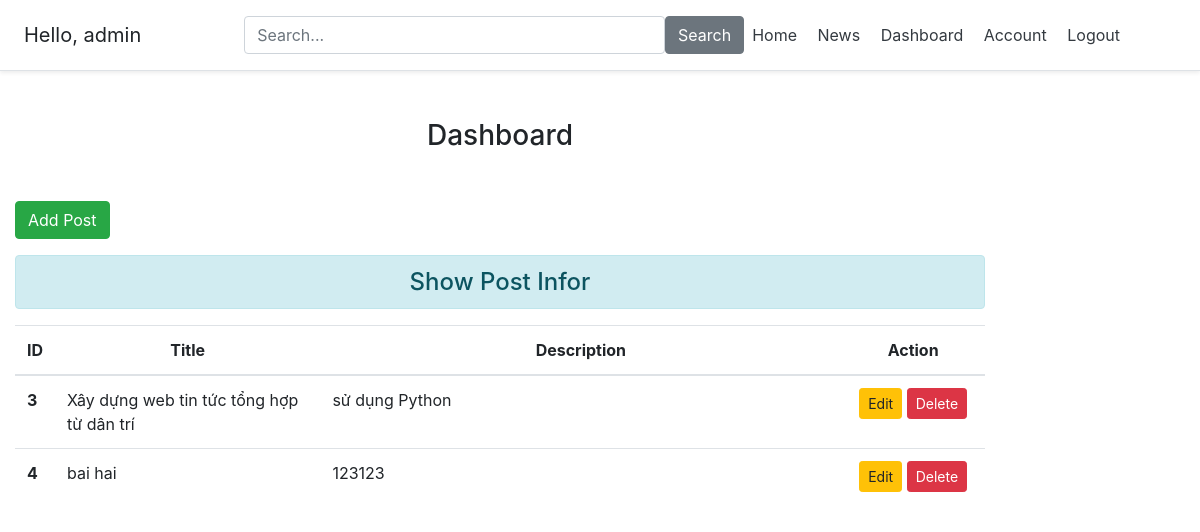
The page /blog/dashboard/ (signed in) on the database its author committed.
### account/models.py (models this page shows, shortened)
class Account(AbstractBaseUser):
	email 					= models.EmailField(verbose_name="email", max_length=60, unique=True)
	username 				= models.CharField(max_length=30, unique=True)
	date_joined				= models.DateTimeField(verbose_name='date joined', auto_now_add=True)
	last_login				= models.DateTimeField(verbose_name='last login', auto_now=True)
	profile_picture         = models.ImageField(null=True)
	is_admin				= models.BooleanField(default=False)
	is_active				= models.BooleanField(default=True)
	is_staff				= models.BooleanField(default=False)
	is_superuser			= models.BooleanField(default=False)
	USERNAME_FIELD = 'username'
	REQUIRED_FIELDS = ['email']
	objects = MyAccountManager()
	def has_perm(self, perm, obj=None):
		return self.is_admin

### blog/models.py (models this page shows, shortened)
class BlogPost(models.Model):
	title 					= models.CharField(max_length=50, null=False, blank=False)
	body 					= models.TextField(max_length=500, null=False, blank=False)
	content                 =  HTMLField(null=True)
	categories              = models.ManyToManyField(Category)
	views                   = models.IntegerField(default=0)
	image		 			= models.ImageField(upload_to=upload_location, null=True, blank=True)
	date_published 			= models.DateTimeField(auto_now_add=True, verbose_name="date published")
	date_updated 			= models.DateTimeField(auto_now=True, verbose_name="date updated")
	author 					= models.ForeignKey(Account, on_delete=models.CASCADE)
	slug 					= models.SlugField(blank=True, unique=True)

### blog/views.py (the view)
# urls.py: path('dashboard/',dashboard, name='dashboard'),
def dashboard(request):
	user =request.user
	if request.user.is_authenticated:
		posts = BlogPost.objects.all()
		return  render(request, 'blog/dashboard.html',{'posts':posts})
	else:
		return HttpResponseRedirect('/login/')

### blog/templates/blog/dashboard.html (shortened to what this page needs)
{% extends "base.html" %}
{% block content %}
<div class="col-sm-10">
  <h3 class="text-center my-5">Dashboard</h3>
        <a href="{% url 'blog:create' %}" class="btn btn-success">Add Post</a>
  <h4 class="text-center alert alert-info mt-3">Show Post Infor</h4>
  {% if posts %}
  <table class="table table-hover bg-white">
    <thead>
    <tr class="text-center">
      <th scope="col" style="width: 2%">ID</th>
      <th scope="col" style="width: 28%">Title</th>
      <th scope="col" style="width: 55%">Description</th>
      <th scope="col" style="width: 15%">Action</th>
    </tr>
    </thead>
    <tbody>
    {% for post in posts %}
        {% if post.author == request.user %}
    <tr>
      <th scope="row">{{post.id}}</th>
      <td>{{post.title}}</td>
      <td>{{post.body}}</td>
      <td class="text-center">
        <a href="{% url 'blog:edit' post.slug %}" class="btn btn-warning btn-sm">Edit</a>
            {%if perms.blog.delete_post %}
            <form action="{% url 'blog:delete' post.slug %}" method="post" class="d-inline">
                <input type="submit" class="btn btn-danger btn-sm" value="Delete">
            </form>
            {% endif %}
        {% endif %}
      </td>
    </tr>
    {% endfor %}
    </tbody>
  </table>
  {% else %}
  <h4 class="text-center alert alert-warning">No records</h4>
  {% endif %}
</div>
{% endblock content %}

### templates/snippets/header.html (shortened to what this page needs)
<div class="d-flex flex-column flex-md-row align-items-center p-3 px-md-4 mb-3 bg-white border-bottom shadow-sm">
  <h5 class="my-0 mr-md-auto font-weight-normal">
  	{% if request.user.is_authenticated %}
  		<p class="m-auto">Hello, {{request.user.username}}</p>
  	{% endif %}
  </h5>
    <div class="search-bar">
        <form method="get" class="d-flex">
  		<input class="form-control "  type="text" name="q" id="id_q" placeholder="Search...">
        <button class="btn btn-secondary" type="submit">Search</button>
  	</form>
    </div>
  <nav class="my-2 my-md-0 mr-md-5">
  <a class="p-2 text-dark" href="{% url 'home' %}">Home</a>
  <a class="p-2 text-dark" href="{% url 'news' %}">News</a>
  	{% if request.user.is_authenticated %}
        <a class="p-2 text-dark" href="{% url 'blog:dashboard' %}">Dashboard</a>
	    <a class="p-2 text-dark" href="{% url 'account' %}">Account</a>
	    <a class="p-2 text-dark" href="{% url 'logout' %}">Logout</a>
	{% else %}
	    <a class="p-2 text-dark" href="{% url 'login' %}">Login</a>
	    <a class="btn btn-outline-primary" href="{% url 'register' %}">Register</a>
	{% endif %}
  </nav>
</div>

### templates/snippets/header.html (style rules this page uses)
@media (min-width: 768px) { html { font-size: 16px; } }
.search-bar { max-width: 500px; width: 100%; }
form { width: 100%; }

### rows shown on the page
Account: user.username "admin"
BlogPost: id "3", title "Xây dựng web tin tức tổng hợp từ dân trí", body "sử dụng Python"
BlogPost: id "4", title "bai hai", body "123123"
